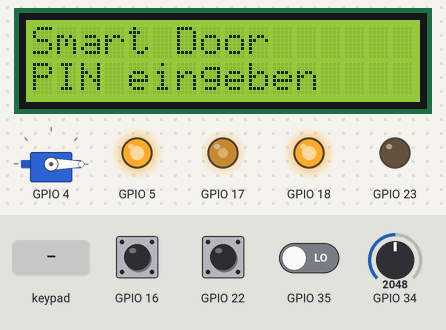
Simulated run of this sketch. Board: ESP32. Parts: servo, 16×2 character LCD, output pins drawn as LEDs (lit = HIGH). The inputs (shaded band) are chosen by the test bench; at power-on: GPIO 16 HIGH, GPIO 22 HIGH, GPIO 34 = 2048, GPIO 35 LOW. WiFi joins after 1.5 s; servers stay silent unless stated; EEPROM starts erased; no MQTT or app messages arrive unless stated; what the sketch prints to the serial monitor is not drawn.

Above: at 3.8 s.
3.9 s: keypad keys 2 5 3 3 3 2 2 1 # pressed 0.4 s apart
At 8.4 s:
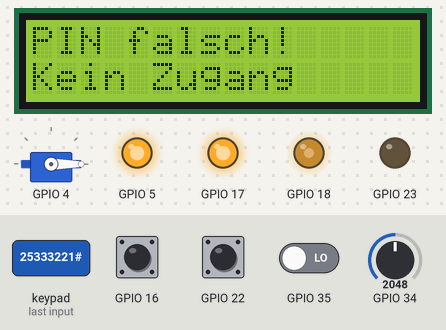
9.0 s: keypad keys 1 2 3 4 # pressed 0.4 s apart
At 12.0 s:
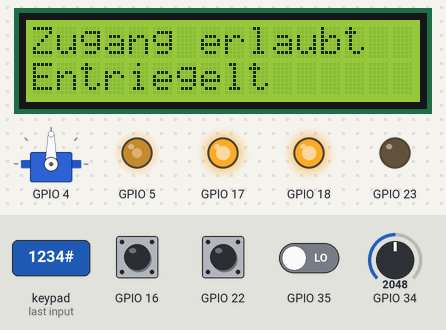
12.5 s: GPIO 16 pulled LOW for 3.2 s
At 16.7 s:
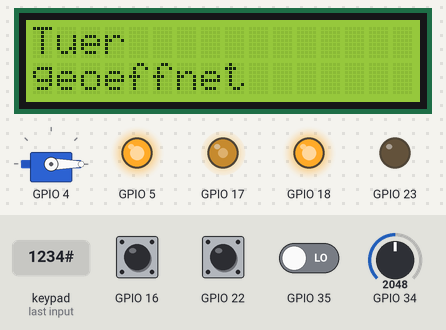
18.7 s: key '#' pressed
At 19.2 s:
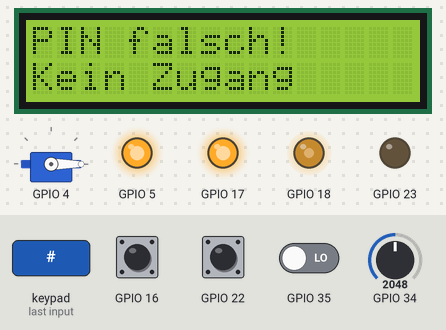
21.7 s: GPIO 22 pulled LOW for 0.15 s
At 22.4 s:
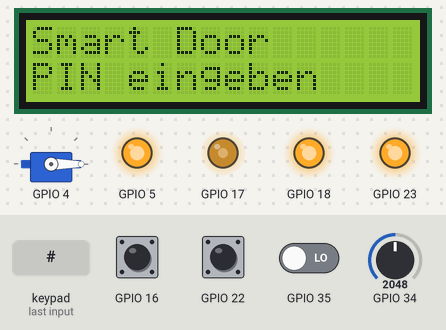
23.3 s: keypad keys 1 2 1 4 2 7 2 6 # pressed 0.4 s apart
At 23.92 s:
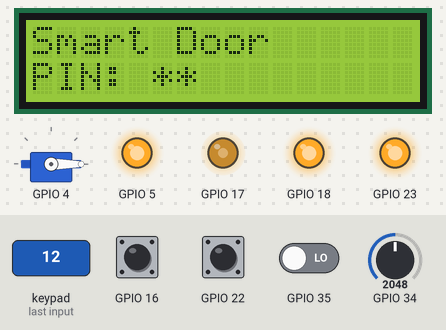
Timing chart, 0 to 31.0 s (numbered marks = the images above; inputs shaded):
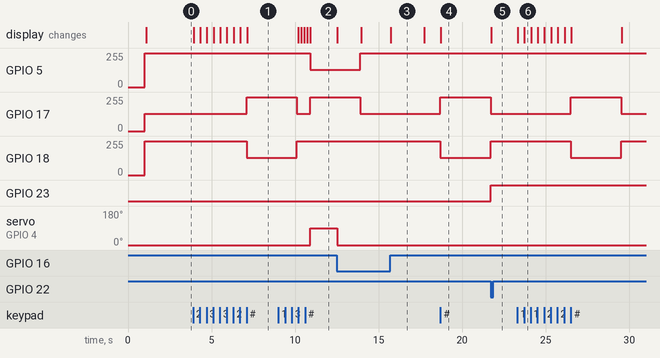

Measured:
- after the input at 3.9 s, GPIO 17: 128/255 → 255/255 after 3.2 s; GPIO 18: 255/255 → 128/255 after 3.2 s; the display: first changes at once (image 1 shows a later state)
- after the input at 9.0 s, GPIO 5: 255/255 → 128/255 after 1.9 s; servo on GPIO 4: 0° → 90° after 1.9 s; the display: first changes after 1.2 s (image 2 shows a later state)
- after the input at 12.5 s, servo on GPIO 4: 90° → 0° at once; the display: first changes at once (image 3 shows a later state)
- after the input at 18.7 s, GPIO 17: 128/255 → 255/255 at once; GPIO 18: 255/255 → 128/255 at once; the display: changes at once (image 4)
- after the input at 21.7 s, GPIO 23: LOW → HIGH at once
- after the input at 23.3 s, GPIO 17: 128/255 → 255/255 after 3.2 s, → 128/255 3.0 s later; GPIO 18: 255/255 → 128/255 after 3.2 s, → 255/255 3.0 s later; the display: first changes at once (image 6 shows a later state)
- what the display in image 3 shows lasts 2.0 s, from 15.7 s to 17.7 s

The sketch:

SmartDoor.ino
```cpp
#include <WiFi.h>
#include <WebServer.h>

#include "Lichtsteuerung.h"
#include "Tuersteuerung.h"
#include "Zugangssteuerung.h"
#include "Statusanzeige.h"
#include "Displaysteuerung.h"
#include "Mqttsteuerung.h"
#include "Tuerkontakt.h"

const char* ssid = "FRITZ!Box 6670 II 2,4 GHz";
const char* passwort = "42855128522883691014";

void wlanVerbinden() {

    WiFi.begin(
        ssid,
        passwort
    );

    Serial.print("Verbinde mit WLAN");

    while (WiFi.status() != WL_CONNECTED) {
        delay(500);
        Serial.print(".");
    }

    Serial.println();
    Serial.println("WLAN verbunden");

    Serial.print("IP-Adresse: ");
    Serial.println(WiFi.localIP());
}

WebServer server(80);

Lichtsteuerung licht(23, 22, 34, 35, 2200);
Tuerkontakt tuerKontakt(16);
Tuersteuerung tuer(4, tuerKontakt);
Statusanzeige status(18, 5, 17);
Displaysteuerung display;
Zugangssteuerung zugang(tuer, tuerKontakt, status, display);
Mqttsteuerung mqtt("192.168.178.78", 1883, licht, tuer, tuerKontakt, zugang, status, display);

bool tuerWarOffen = false;

bool tuerMeldungAktiv = false;
unsigned long tuerMeldungSeit = 0;
const unsigned long tuerMeldungDauer = 2000;

bool timeoutMeldungAktiv = false;
unsigned long timeoutMeldungSeit = 0;
const unsigned long timeoutMeldungDauer = 3000;

void timeoutMeldungPruefen() {

    if (tuer.wurdeTimeoutAusgeloest()) {

        display.tuerNichtGeoeffnet();

        timeoutMeldungSeit = millis();
        timeoutMeldungAktiv = true;
    }


    if (
        timeoutMeldungAktiv &&
        millis() - timeoutMeldungSeit >= timeoutMeldungDauer
    ) {

        display.bereit();

        timeoutMeldungAktiv = false;
    }
}

void tuerstatusPruefen() {

    bool tuerIstOffen =
        tuerKontakt.istOffen();


    // -----------------------------
    // Zustandsänderung erkennen
    // -----------------------------

    if (tuerIstOffen != tuerWarOffen) {

        tuerWarOffen =
            tuerIstOffen;


        if (tuerIstOffen) {

            Serial.println(
                "Tuerstatus: OFFEN"
            );

            display.tuerGeoeffnet();

        } else {

            Serial.println(
                "Tuerstatus: GESCHLOSSEN"
            );

            display.tuerGeschlossen();
        }


        tuerMeldungSeit =
            millis();

        tuerMeldungAktiv =
            true;
    }


    // -----------------------------
    // Nach 2 Sekunden zurück
    // auf Bereitschaft
    // -----------------------------

    if (
        tuerMeldungAktiv &&
        millis() - tuerMeldungSeit
            >= tuerMeldungDauer
    ) {

        display.bereit();

        tuerMeldungAktiv =
            false;
    }
}

void setup() {
    Serial.begin(115200);

    delay(1000);
    Serial.println();
    Serial.println("===== ESP32 GESTARTET =====");

    licht.begin();
    tuerKontakt.begin();
    tuerWarOffen = tuerKontakt.istOffen();
    tuer.begin();
    status.begin();
    display.begin();
    zugang.begin();
    wlanVerbinden();
    mqtt.begin();
}

void loop() {
    mqtt.pruefen();

    licht.pruefen();
    zugang.pruefen();
    tuerKontakt.pruefen();
    tuerstatusPruefen();
    tuer.pruefen();
    timeoutMeldungPruefen();
    status.pruefen();
}
```

DisplaySteuerung.cpp
```cpp
#include "Displaysteuerung.h"

Displaysteuerung::Displaysteuerung()
  : lcd(0x27, 16, 2)
{

}

void Displaysteuerung::begin() {

  Wire.begin(13,19);

  lcd.init();
  lcd.backlight();

  bereit();
}

void Displaysteuerung::leeren() {
  lcd.clear();
}

void Displaysteuerung::bereit() {

  leeren();

  lcd.setCursor(0,0);
  lcd.print("Smart Door");

  lcd.setCursor(0,1);
  lcd.print("PIN eingeben");
}

void Displaysteuerung::gesperrt(unsigned long sekunden) {

  leeren();

  lcd.setCursor(0,0);
  lcd.print("Zugang gesperrt");

  lcd.setCursor(0,1);
  lcd.print("Noch ");

  lcd.print(sekunden);

  lcd.print(" Sek.    ");
}

void Displaysteuerung::tuerVerriegelt() {
  lcd.clear();
  lcd.setCursor(0,0);
  lcd.print("Tuer");
  lcd.setCursor(0,1);
  lcd.print("verriegelt");
}

void Displaysteuerung::tuerNichtGeoeffnet() {

    lcd.clear();

    lcd.setCursor(0, 0);
    lcd.print("Nicht geoeffnet");

    lcd.setCursor(0, 1);
    lcd.print("Tuer verriegelt");
}

void Displaysteuerung::tuerOffen() {
  lcd.clear();
  lcd.setCursor(0,0);
  lcd.print("Tuer noch offen");
  lcd.setCursor(0,1);
  lcd.print("Schliessen!");
}

void Displaysteuerung::tuerGeoeffnet() {
  lcd.clear();
  lcd.setCursor(0,0);
  lcd.print("Tuer");
  lcd.setCursor(0,1);
  lcd.print("geoeffnet");
}

void Displaysteuerung::tuerGeschlossen() {
  lcd.clear();
  lcd.setCursor(0, 0);
  lcd.print("Tuer");
  lcd.setCursor(0, 1);
  lcd.print("geschlossen");
}

void Displaysteuerung::pinEingabe(int anzahl) {

  lcd.setCursor(0,1);
  lcd.print("PIN:          ");

  lcd.setCursor(5,1);

  for (int i = 0; i < anzahl; i++) {
    lcd.print("*");
  }
}

void Displaysteuerung::zugangErlaubt() {

  leeren();

  lcd.setCursor(0,0);
  lcd.print("Zugang erlaubt");

  lcd.setCursor(0,1);
  lcd.print("Entriegelt");
}

void Displaysteuerung::zugangVerweigert() {

  leeren();

  lcd.setCursor(0,0);
  lcd.print("PIN falsch!");

  lcd.setCursor(0,1);
  lcd.print("Kein Zugang");
}
```

Displaysteuerung.h
```cpp
#ifndef DISPLAYSTEUERUNG_H
#define DISPLAYSTEUERUNG_H

#include <Arduino.h>
#include <Wire.h>
#include <LiquidCrystal_I2C.h>

class Displaysteuerung {

  private:
    LiquidCrystal_I2C lcd;

    void leeren();

  public:
    Displaysteuerung();

    void begin();

    void bereit();
    void pinEingabe(int anzahl);
    void zugangErlaubt();
    void zugangVerweigert();
    void tuerVerriegelt();
    void tuerOffen();
    void tuerGeoeffnet();
    void tuerGeschlossen();
    void tuerNichtGeoeffnet();
    void gesperrt(unsigned long sekunden);
};

#endif
```

Lichtsteuerung.cpp
```cpp
#include "Lichtsteuerung.h"

Lichtsteuerung::Lichtsteuerung(
    int lichtPin,
    int tasterPin,
    int ldrPin,
    int pirPin,
    int dunkelGrenze
) {
    this->lichtPin = lichtPin;
    this->tasterPin = tasterPin;
    this->ldrPin = ldrPin;
    this->pirPin = pirPin;
    this->dunkelGrenze = dunkelGrenze;

    lichtAn = false;
    lichtAutomatisch = false;
    istDunkel = false;

    aktuelleHelligkeit = 0;
    bewegungErkannt = false;
    automatikAktiv = true;

    tasterVorher = HIGH;
    pirVorher = LOW;

    letzteLdrMessung = 0;
}

void Lichtsteuerung::begin() {
    pinMode(lichtPin, OUTPUT);
    pinMode(tasterPin, INPUT_PULLUP);
    pinMode(ldrPin, INPUT);
    pinMode(pirPin, INPUT);

    ausschalten();
}

void Lichtsteuerung::pruefen() {
    helligkeitPruefen();
    bewegungPruefen();
    tasterPruefen();
}

void Lichtsteuerung::helligkeitPruefen() {
    if (millis() - letzteLdrMessung >= 500) {
        aktuelleHelligkeit = analogRead(ldrPin);

        istDunkel = aktuelleHelligkeit < dunkelGrenze;

        letzteLdrMessung = millis();
    }
}

void Lichtsteuerung::bewegungPruefen() {
    bool bewegung = digitalRead(pirPin);
    bewegungErkannt = bewegung;

    if (automatikAktiv &&
            pirVorher == LOW &&
            bewegung == HIGH &&
            istDunkel &&
            !lichtAn) {
        einschalten();
        lichtAutomatisch = true;

        Serial.println("AUTOMATIK: Bewegung + dunkel -> Licht AN");
    }

    if (automatikAktiv && bewegung == LOW && lichtAutomatisch) {
        ausschalten();
        lichtAutomatisch = false;

        Serial.println("AUTOMATIK: Keine Bewegung mehr -> Licht AUS");
    }

    pirVorher = bewegung;
}

void Lichtsteuerung::tasterPruefen() {
    bool tasterJetzt = digitalRead(tasterPin);

    if (tasterVorher == HIGH && tasterJetzt == LOW) {

        lichtAutomatisch = false;

        umschalten();

        if (lichtAn) {
            Serial.println("Licht per Taster AN");
        } else {
            Serial.println("Licht per Taster AUS");
        }
    }

    tasterVorher = tasterJetzt;
}

void Lichtsteuerung::einschalten() {
    lichtAn = true;
    digitalWrite(lichtPin, HIGH);
}

void Lichtsteuerung::ausschalten() {
    lichtAn = false;
    digitalWrite(lichtPin, LOW);
}

void Lichtsteuerung::manuellEinschalten() {
    lichtAutomatisch = false;
    einschalten();
}

void Lichtsteuerung::manuellAusschalten() {
    lichtAutomatisch = false;
    ausschalten();
}

void Lichtsteuerung::umschalten() {
    if (lichtAn) {
        ausschalten();
    } else {
        einschalten();
    }
}

bool Lichtsteuerung::istAn() {
    return lichtAn;
}

int Lichtsteuerung::getHelligkeit() {
    return aktuelleHelligkeit;
}

bool Lichtsteuerung::istDunkelAktuell() {
    return istDunkel;
}

bool Lichtsteuerung::istBewegungErkannt() {
    return bewegungErkannt;
}

bool Lichtsteuerung::istAutomatikAktiv() {
    return automatikAktiv;
}

void Lichtsteuerung::automatikEinschalten() {
    automatikAktiv = true;

    Serial.println("Lichtautomatik aktiviert");
}

void Lichtsteuerung::automatikAusschalten() {
    automatikAktiv = false;
    lichtAutomatisch = false;

    Serial.println("Lichtautomatik deaktiviert");
}
```

Lichtsteuerung.h
```cpp
#ifndef LICHTSTEUERUNG_H
#define LICHTSTEUERUNG_H

#include <Arduino.h>

class Lichtsteuerung {

private:
    int lichtPin;
    int tasterPin;
    int ldrPin;
    int pirPin;

    int dunkelGrenze;

    int aktuelleHelligkeit;
    bool bewegungErkannt;
    bool automatikAktiv;

    bool lichtAn;
    bool lichtAutomatisch;
    bool istDunkel;

    bool tasterVorher;
    bool pirVorher;

    unsigned long letzteLdrMessung;

    void tasterPruefen();
    void helligkeitPruefen();
    void bewegungPruefen();

public:
    Lichtsteuerung(
        int lichtPin,
        int tasterPin,
        int ldrPin,
        int pirPin,
        int dunkelGrenze
    );

    void begin();
    void pruefen();

    void einschalten();
    void ausschalten();
    void manuellEinschalten();
    void manuellAusschalten();
    void umschalten();

    int getHelligkeit();
    bool istDunkelAktuell();
    bool istBewegungErkannt();

    bool istAutomatikAktiv();
    void automatikEinschalten();
    void automatikAusschalten();

    bool istAn();
};

#endif
```

Mqttsteuerung.cpp
```cpp
#include "Mqttsteuerung.h"

Mqttsteuerung* Mqttsteuerung::instanz = nullptr;


Mqttsteuerung::Mqttsteuerung(
    const char* broker,
    int port,
    Lichtsteuerung& licht,
    Tuersteuerung& tuer,
    Tuerkontakt& tuerKontakt,
    Zugangssteuerung& zugang,
    Statusanzeige& status,
    Displaysteuerung& display
)
    : broker(broker),
      port(port),
      mqttClient(wifiClient),
      licht(licht),
      tuer(tuer),
      tuerKontakt(tuerKontakt),
      zugang(zugang),
      status(status),
      display(display)
{
    letzterVerbindungsversuch = 0;
    reconnectIntervall = 5000;

    letzterStatus = 0;
    statusIntervall = 2000;

    instanz = this;
}


void Mqttsteuerung::begin() {

    mqttClient.setServer(
        broker,
        port
    );

    mqttClient.setCallback(
        callback
    );

    verbinden();
}


void Mqttsteuerung::callback(
    char* topic,
    byte* payload,
    unsigned int length
) {

    if (instanz != nullptr) {

        instanz->nachrichtEmpfangen(
            topic,
            payload,
            length
        );
    }
}


void Mqttsteuerung::nachrichtEmpfangen(
    char* topic,
    byte* payload,
    unsigned int length
) {

    String nachricht = "";

    for (unsigned int i = 0; i < length; i++) {

        nachricht +=
            (char)payload[i];
    }


    Serial.print("MQTT empfangen: ");
    Serial.print(topic);
    Serial.print(" -> ");
    Serial.println(nachricht);


    if (
        String(topic) ==
        "smartdoor/licht/befehl"
    ) {

        if (nachricht == "an") {

            licht.manuellEinschalten();
        }

        else if (nachricht == "aus") {

            licht.manuellAusschalten();
        }
    }

    else if (
        String(topic) ==
        "smartdoor/tuer/befehl"
    ) {

        if (nachricht == "entriegeln") {
            tuer.entriegeln();

            status.erfolg();
            display.zugangErlaubt();
        }

        if (nachricht == "verriegeln") {
            tuer.verriegeln();
        }
    }

    else if (
        String(topic) ==
        "smartdoor/automatik/befehl"
    ) {

        if (nachricht == "an") {
            licht.automatikEinschalten();
        }

        if (nachricht == "aus") {
            licht.automatikAusschalten();
        }
    }

    else if (
        String(topic) ==
        "smartdoor/pin/aendern"
    ) {

        int trennstelle1 =
            nachricht.indexOf(';');

        int trennstelle2 =
            nachricht.indexOf(
                ';',
                trennstelle1 + 1
            );

        if (
            trennstelle1 == -1 ||
            trennstelle2 == -1
        ) {

            Serial.println(
                "PIN-Aenderung: Ungueltige Daten"
            );

            return;
        }

        String altePin =
            nachricht.substring(
                0,
                trennstelle1
            );

        String neuePin =
            nachricht.substring(
                trennstelle1 + 1,
                trennstelle2
            );

        String bestaetigung =
            nachricht.substring(
                trennstelle2 + 1
            );

        String meldung;

        zugang.pinAendern(
            altePin,
            neuePin,
            bestaetigung,
            meldung
        );

        Serial.println(meldung);
    }

    else if (
        String(topic) ==
        "smartdoor/pin/reset"
    ) {

        int trennstelle =
            nachricht.indexOf(';');

        if (trennstelle == -1) {

            Serial.println(
                "PIN-Reset: Ungueltige Daten"
            );

            return;
        }

        String neuePin =
            nachricht.substring(
                0,
                trennstelle
            );

        String bestaetigung =
            nachricht.substring(
                trennstelle + 1
            );

        String meldung;

        zugang.pinZuruecksetzen(
            neuePin,
            bestaetigung,
            meldung
        );

        Serial.println(meldung);
    }
}


void Mqttsteuerung::verbinden() {

    Serial.print(
        "Verbinde mit MQTT-Broker..."
    );

    if (
        mqttClient.connect(
            "SmartDoorESP32"
        )
    ) {

        Serial.println(" erfolgreich");


        mqttClient.subscribe(
            "smartdoor/licht/befehl"
        );

        mqttClient.subscribe(
            "smartdoor/tuer/befehl"
        );

        mqttClient.subscribe(
            "smartdoor/automatik/befehl"
        );

        mqttClient.subscribe(
            "smartdoor/pin/aendern"
        );

        mqttClient.subscribe(
            "smartdoor/pin/reset"
        );


        senden(
            "smartdoor/system/status",
            "online"
        );

        // Nach Verbindungsaufbau direkt
        // den aktuellen Zustand übertragen
        statusSenden();

    } else {

        Serial.print(
            " FEHLER, Status: "
        );

        Serial.println(
            mqttClient.state()
        );
    }
}


void Mqttsteuerung::pruefen() {

    if (!mqttClient.connected()) {

        if (
            millis() -
            letzterVerbindungsversuch
            >= reconnectIntervall
        ) {

            letzterVerbindungsversuch =
                millis();

            verbinden();
        }

        return;
    }


    mqttClient.loop();


    if (
        millis() -
        letzterStatus
        >= statusIntervall
    ) {

        letzterStatus =
            millis();

        statusSenden();
    }
}


void Mqttsteuerung::senden(
    const char* topic,
    const char* nachricht
) {

    if (!mqttClient.connected()) {
        return;
    }

    mqttClient.publish(
        topic,
        nachricht
    );
}


void Mqttsteuerung::statusSenden() {

    senden(
        "smartdoor/licht/status",
        licht.istAn()
            ? "an"
            : "aus"
    );


    senden(
        "smartdoor/schloss/status",
        tuer.istEntriegelt()
            ? "entriegelt"
            : "verriegelt"
    );


    // NEU:
    // Tatsächlicher Zustand der Tür
    senden(
        "smartdoor/tuer/status",
        tuerKontakt.istOffen()
            ? "offen"
            : "geschlossen"
    );


    senden(
        "smartdoor/bewegung",
        licht.istBewegungErkannt()
            ? "erkannt"
            : "keine"
    );


    String helligkeit =
        String(
            licht.getHelligkeit()
        );

    senden(
        "smartdoor/helligkeit",
        helligkeit.c_str()
    );
}
```

Mqttsteuerung.h
```cpp
#ifndef MQTTSTEUERUNG_H
#define MQTTSTEUERUNG_H

#include <Arduino.h>
#include <WiFi.h>
#include <PubSubClient.h>

#include "Lichtsteuerung.h"
#include "Tuersteuerung.h"
#include "Tuerkontakt.h"
#include "Zugangssteuerung.h"
#include "Statusanzeige.h"
#include "Displaysteuerung.h"

class Mqttsteuerung {

private:
    const char* broker;
    int port;

    unsigned long letzterVerbindungsversuch;
    unsigned long reconnectIntervall;

    Lichtsteuerung& licht;
    Tuersteuerung& tuer;
    Tuerkontakt& tuerKontakt;
    Zugangssteuerung& zugang;
    Statusanzeige& status;
    Displaysteuerung& display;

    static Mqttsteuerung* instanz;

    unsigned long letzterStatus;
    unsigned long statusIntervall;

    void statusSenden();

    WiFiClient wifiClient;
    PubSubClient mqttClient;

    void verbinden();

    void nachrichtEmpfangen(
        char* topic,
        byte* payload,
        unsigned int length
    );

    static void callback(
        char* topic,
        byte* payload,
        unsigned int length
    );

public:
    Mqttsteuerung(
        const char* broker,
        int port,
        Lichtsteuerung& licht,
        Tuersteuerung& tuer,
        Tuerkontakt& tuerKontakt,
        Zugangssteuerung& zugang,
        Statusanzeige& status,
        Displaysteuerung& display
    );

    void begin();
    void pruefen();

    void senden(
        const char* topic,
        const char* nachricht
    );
};

#endif
```

Tuerkontakt.cpp
```cpp
#include "Tuerkontakt.h"

Tuerkontakt::Tuerkontakt(int kontaktPin) {
  this->kontaktPin = kontaktPin;
  tuerOffen = false;
}

void Tuerkontakt::begin() {

  pinMode(kontaktPin, INPUT_PULLUP);

  pruefen();
}

void Tuerkontakt::pruefen() {

  bool kontakt = digitalRead(kontaktPin);

  if (kontakt == LOW) {
    tuerOffen = false;
  } else {
    tuerOffen = true;
  }
}

bool Tuerkontakt::istOffen() {
  return tuerOffen;
}

bool Tuerkontakt::istGeschlossen() {
  return !tuerOffen;
}
```

Source omitted: Statusanzeige.cpp (1971 bytes), Statusanzeige.h (691 bytes), Tuerkontakt.h (281 bytes), Tuersteuerung.cpp (1604 bytes), Tuersteuerung.h (605 bytes), Zugangssteuerung.cpp (5396 bytes), Zugangssteuerung.h (1836 bytes)
